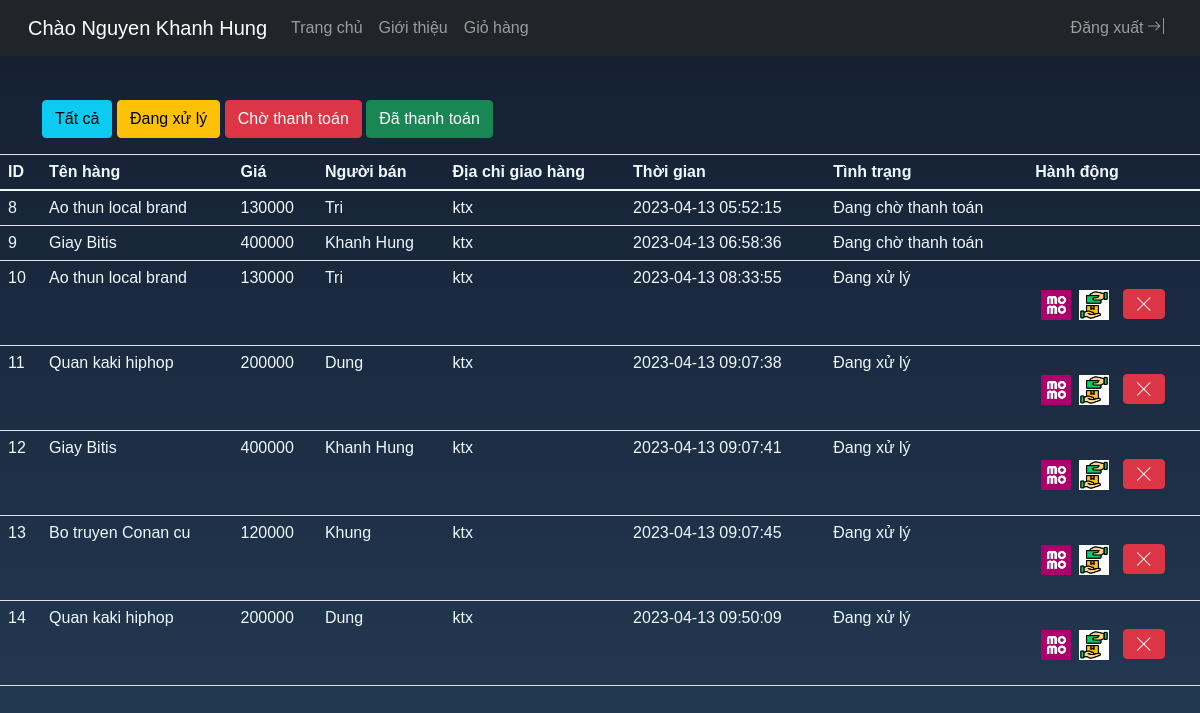
/cart.php?status=all (signed in), run on an earlier commit of the app's database.
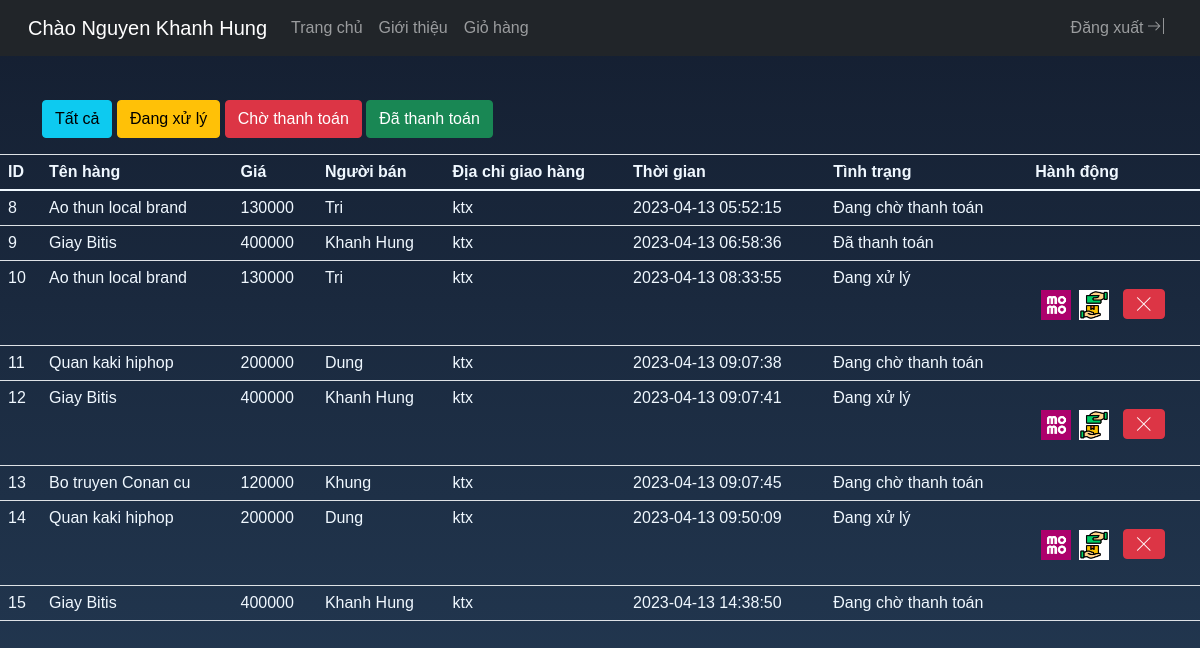
And on a later commit of the database.
### tables this page shows
CREATE TABLE `customer` (
  `id` varchar(12) NOT NULL,
  `name` varchar(50) NOT NULL,
  `phone_no` varchar(10) NOT NULL,
  `address` varchar(50) NOT NULL,
  `password` varchar(50) NOT NULL
);

CREATE TABLE `bill` (
  `id` int(10) NOT NULL,
  `ctm_id` varchar(12) NOT NULL,
  `prd_id` varchar(12) NOT NULL,
  `total` int(11) NOT NULL,
  `status` enum('paid','waiting','processing') DEFAULT 'processing',
  `time` datetime DEFAULT curtime(),
  `address` varchar(50) DEFAULT NULL
);

CREATE TABLE `product` (
  `id` varchar(10) NOT NULL,
  `seller_id` varchar(12) NOT NULL,
  `name` varchar(50) NOT NULL,
  `category_id` varchar(10) NOT NULL,
  `price` varchar(10) NOT NULL,
  `status` enum('sold','in stock') DEFAULT 'in stock',
  `img` varchar(50) DEFAULT NULL,
  `description` varchar(1000) DEFAULT NULL
);

CREATE TABLE `seller` (
  `id` varchar(12) NOT NULL,
  `name` varchar(50) NOT NULL,
  `phone_no` varchar(10) NOT NULL,
  `address` varchar(50) NOT NULL
);

### cart.php (the view, shortened to what this page needs)
<?php
require './components/header.php'
?>
<?php
require 'connectdb.php';
$ctm = $_SESSION["id"];
?>
<div class="container" style="margin-top:100px;">
    <form action="" name="status" method="GET">
        <a type="submit" class="btn btn-info" href="cart.php?status=all">Tất cả</a>
        <a type="submit" class="btn btn-warning" href="cart.php?status=processing">Đang xử lý</a>
        <a type="submit" class="btn btn-danger" href="cart.php?status=waiting">Chờ thanh toán</a>
        <a type="submit" class="btn btn-success" href="cart.php?status=paid">Đã thanh toán</a>
    </form>
</div>
<table class="table table-hover" style="color:aliceblue;">
    <thead>
        <tr>
            <th>ID</th>
            <th>Tên hàng</th>
            <th>Giá</th>
            <th>Người bán</th>
            <th>Địa chỉ giao hàng</th>
            <th>Thời gian</th>
            <th>Tình trạng</th>
            <th>Hành động</th>
        </tr>
    </thead>
    <tbody>
        <?php
        $status = $_GET["status"];
        if ($status == "all")
            $query = "SELECT * from `bill` where ctm_id='$ctm'";
        else $query = "SELECT * from `bill` where (ctm_id='$ctm' and `status`='$status')";
        $result = mysqli_query($conn, $query);
        while ($r = mysqli_fetch_assoc($result)) {
        ?>
            <tr>
                <td><?php echo $r['id']; ?></td>
                <td><?php
                    $prd_id = $r["prd_id"];
                    $query1 = "SELECT * from product where id='$prd_id'";
                    $r1 = mysqli_fetch_assoc(mysqli_query($conn, $query1));
                    echo $r1['name']; ?></td>
                <td><?php
                    echo $r1['price']; ?></td>
                <td><?php
                    $seller_id = $r1["seller_id"];
                    $query1 = "SELECT * from seller where id='$seller_id'";
                    $r1 = mysqli_fetch_assoc(mysqli_query($conn, $query1));
                    echo $r1['name']; ?></td>
                <td>
                    <?php
                    $query1 = "SELECT * from customer where id='$ctm'";
                    $r1 = mysqli_fetch_assoc(mysqli_query($conn, $query1));
                    echo $r1['address'];
                    ?>
                </td>
                <td><?php echo $r['time']; ?></td>
                <td><?php if ($r['status'] == "processing") echo "Đang xử lý";
                    else if ($r['status'] == "waiting") echo "Đang chờ thanh toán";
                    else if ($r['status'] == "paid") echo "Đã thanh toán"; ?></td>
                <td>
                    <?php
                    if ($r['status'] == 'processing') { ?>
                        <div class="row" style="width:150px;">
                            <div class="col-3">
                                <form action="momo.php" method="GET">
                                    <button type="submit" style="border: none; cursor: pointer; appearance: none; background-color: inherit; transition: transform .7s ease-in-out;"><img src="./img/momo.png" style="width:30; height:30"></button>
                                </form>
                            </div>
                            <div class="col-4">
                                <form action="cod.php" method="GET">
                                    <button type="submit" style="border: none; cursor: pointer; appearance: none; background-color: inherit; transition: transform .7s ease-in-out;"><img src="./img/cod.png" style="width:30; height:30"></button>
                                </form>
                            </div>
                            <div class="col-1">
                                <form action="cancel.php" method="GET">
                                    <button type="submit" onclick="return confirm('Bạn có muốn hủy đơn hàng này?')" class="btn btn-danger"><i class="ti-close"></i></button>
                                </form>
                            </div>
                        </div>
                    <?php } ?>
                </td>
            </tr>
        <?php
        }
        ?>
</table>

### components/header.php (shortened to what this page needs)
<?php session_start();
$id = $_SESSION['id'];
?>
<!DOCTYPE html>
<html lang="en">
<head>
    <link rel="stylesheet" href="https://stackpath.bootstrapcdn.com/bootstrap/4.1.0/css/bootstrap.min.css">
    <link href="https://cdn.jsdelivr.net/npm/bootstrap@5.0.2/dist/css/bootstrap.min.css" rel="stylesheet">
    <link rel="stylesheet" href="https://cdnjs.cloudflare.com/ajax/libs/font-awesome/6.4.0/css/all.min.css" />
    <link rel="stylesheet" href="../style.css">
    <link rel="stylesheet" type="text/css" href="../themify-icons/themify-icons/themify-icons.css">
</head>
<?php require 'connectdb.php'; ?>
<body>
    <div class="container-fluid p-0">
        <nav class="navbar navbar-expand-lg fixed-top navbar-dark bg-dark">
            <div class="container-fluid">
                <div class="collapse navbar-collapse" id="navbarTogglerDemo01">
                    <a class="navbar-brand" href="index.php?category=all&item=#">Chào <?php
                                                                                        $query = "SELECT `name` from `customer` where `id`=$id";
                                                                                        $r = mysqli_fetch_assoc(mysqli_query($conn, $query));
                                                                                        echo $r["name"];
                                                                                        ?></a>
                    <ul class="navbar-nav me-auto mb-2 mb-lg-0">
                        <li class="nav-item">
                            <a class="nav-link" aria-current="page" href="index.php?category=all&item=#">Trang chủ</a>
                        </li>
                        <li class="nav-item">
                            <a class="nav-link" aria-current="page" href="intro.php">Giới thiệu</a>
                        </li>
                        <li class="nav-item">
                            <a class="nav-link" href="cart.php?status=all">Giỏ hàng</a>
                        </li>
                    </ul>
                    <ul class="navbar-nav">
                        <li class="nav-item">
                            <a class="nav-link" aria-current="page" href="logout.php">Đăng xuất <i class="ti-shift-right"></i></a>
                        </li>
                    </ul>
                </div>
            </div>
        </nav>
    </div>
</body>
</html>

### style.css (style rules this page uses)
.row { margin-top: 20px; }
html { height: 100%; }
body { margin: 0; padding: 0; font-family: sans-serif; background: linear-gradient(#141e30, #243b55); }

What changed in the data, as far as the page shows it:
changed bill id 9: status "Đang chờ thanh toán" → "Đã thanh toán"
changed bill id 11: status: picture removed; status "Đang xử lý" → "Đang chờ thanh toán"
changed bill "Bo truyen Conan cu": status: picture removed; status "Đang xử lý" → "Đang chờ thanh toán"
added bill: id "15", product.name "Giay Bitis", product.price "400000", seller.name "Khanh Hung", ctm.address "ktx", time "2023-04-13 14:38:50", status "Đang chờ thanh toán"
